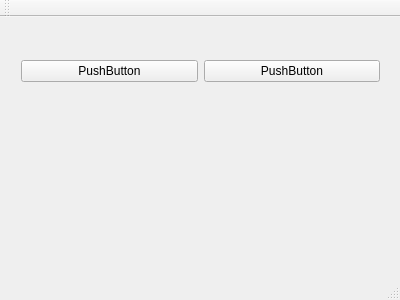
<?xml version="1.0" encoding="UTF-8"?>
<ui version="4.0">
 <class>MainWindow</class>
 <widget class="QMainWindow" name="MainWindow">
  <property name="geometry">
   <rect>
    <x>0</x>
    <y>0</y>
    <width>400</width>
    <height>300</height>
   </rect>
  </property>
  <property name="windowTitle">
   <string>MainWindow</string>
  </property>
  <widget class="QWidget" name="centralWidget">
   <widget class="QWidget" name="">
    <property name="geometry">
     <rect>
      <x>10</x>
      <y>11</y>
      <width>381</width>
      <height>221</height>
     </rect>
    </property>
    <layout class="QVBoxLayout" name="verticalLayout">
     <item>
      <layout class="QHBoxLayout" name="horizontalLayout">
       <item>
        <widget class="QPushButton" name="pushButton_2">
         <property name="text">
          <string>PushButton</string>
         </property>
        </widget>
       </item>
       <item>
        <widget class="QPushButton" name="pushButton">
         <property name="text">
          <string>PushButton</string>
         </property>
        </widget>
       </item>
      </layout>
     </item>
     <item alignment="Qt::AlignHCenter">
      <widget class="QWidget" name="widget" native="true">
       <property name="maximumSize">
        <size>
         <width>379</width>
         <height>106</height>
        </size>
       </property>
      </widget>
     </item>
    </layout>
   </widget>
  </widget>
  <widget class="QMenuBar" name="menuBar">
   <property name="geometry">
    <rect>
     <x>0</x>
     <y>0</y>
     <width>400</width>
     <height>27</height>
    </rect>
   </property>
  </widget>
  <widget class="QToolBar" name="mainToolBar">
   <attribute name="toolBarArea">
    <enum>TopToolBarArea</enum>
   </attribute>
   <attribute name="toolBarBreak">
    <bool>false</bool>
   </attribute>
  </widget>
  <widget class="QStatusBar" name="statusBar"/>
 </widget>
 <layoutdefault spacing="6" margin="11"/>
 <resources/>
 <connections/>
</ui>
